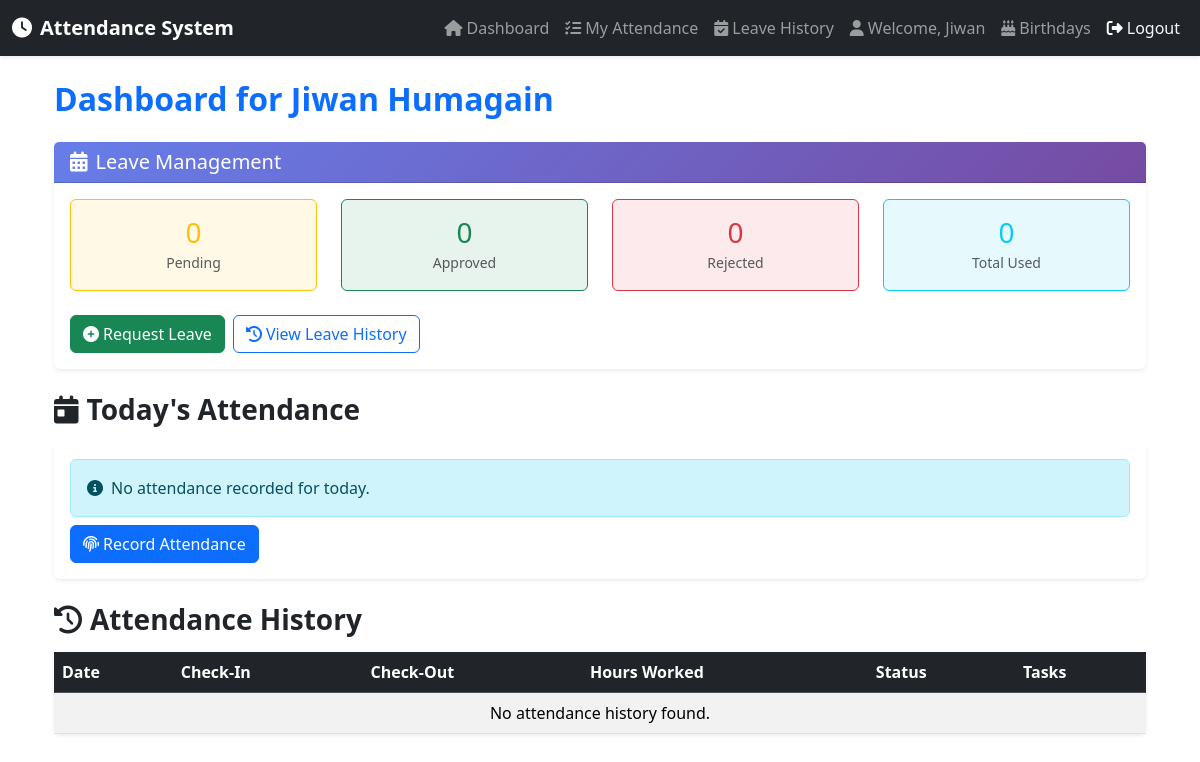
/ (signed in), run on an earlier commit of the app's database.
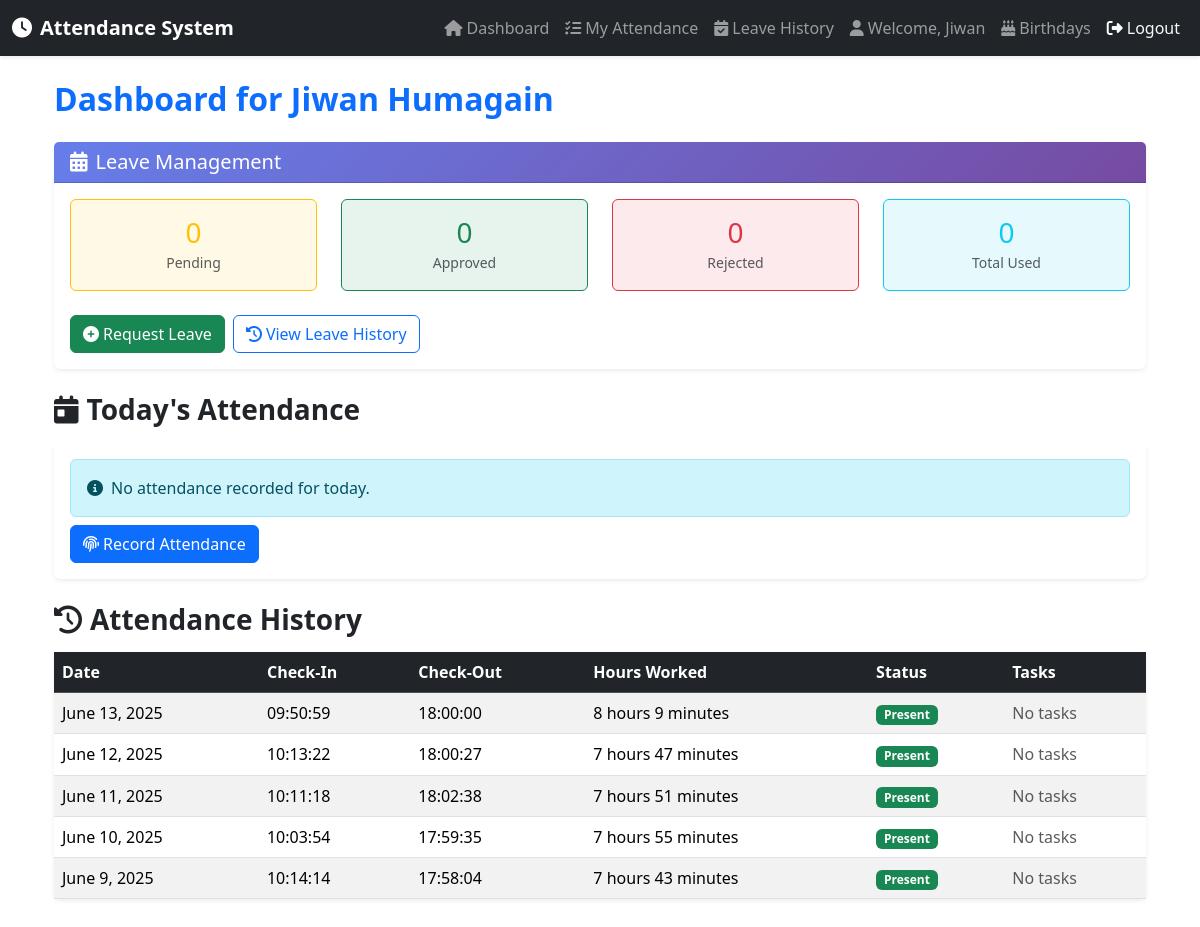
And on a later commit of the database.
### attendance/models.py (models this page shows, shortened)
class Attendance(models.Model):
    employee = models.ForeignKey('Employee', on_delete=models.CASCADE)
    check_in = models.DateTimeField(null=True, blank=True)
    check_out = models.DateTimeField(null=True, blank=True)
    hours_worked = models.FloatField(null=True, blank=True)
    date = models.DateField(default=timezone.now)
    comments = models.TextField(blank=True, null=True)
    todo_tasks = models.TextField(blank=True, null=True, help_text="Tasks to do for the day (check-in)")
    completed_tasks = models.TextField(blank=True, null=True, help_text="Tasks completed (check-out)")
    status = models.CharField(max_length=10, default='Present', choices=[
        ('Present', 'Present'),
        ('Absent', 'Absent')
    ])

### attendance/views.py (the view)
# urls.py: path('', views.dashboard, name='dashboard'),
@login_required
def dashboard(request):
    try:
        employee = request.user.employee
    except Employee.DoesNotExist:
        messages.error(request, "You are not registered as an employee.")
        return redirect('login')
    today = timezone.now().date()
    incomplete_attendances = Attendance.objects.filter(
        employee=employee,
        check_out__isnull=True,
        date__lt=today
    )
    for attendance in incomplete_attendances:
        attendance.check_out = timezone.make_aware(
            datetime.combine(attendance.date, time(17, 0)),
            timezone.get_current_timezone()
        )
        attendance.save()
    attendance = Attendance.objects.filter(employee=employee, date=today).first()
    history = Attendance.objects.filter(employee=employee).order_by('-date')[:30]
    leave_stats = {
        'pending': LeaveRequest.objects.filter(employee=employee, status='Pending').count(),
        'approved': LeaveRequest.objects.filter(employee=employee, status='Approved').count(),
        'rejected': LeaveRequest.objects.filter(employee=employee, status='Rejected').count(),
        'used': LeaveRequest.objects.filter(employee=employee, status='Approved').count(),
    }
    recent_leaves = LeaveRequest.objects.filter(employee=employee).order_by('-created_at')[:5]
    active_notices = Notice.objects.filter(is_active=True).order_by('-published_at')
    todo_attachments = []
    completed_attachments = []
    if attendance:
        todo_attachments = attendance.get_todo_attachments()
        completed_attachments = attendance.get_completed_attachments()
    return render(request, 'attendance/employee/dashboard.html', {
        'employee': employee,
        'today_attendance': attendance,
        'history': history,
        'leave_stats': leave_stats,
        'recent_leaves': recent_leaves,
        'active_notices': active_notices,
        'todo_attachments': todo_attachments,
        'completed_attachments': completed_attachments,
    })

### attendance/templatetags/attendance_tags.py (called while the page is built)
@register.filter
def format_hours(value):
    if value is None:
        return "-"
    hours = int(value)
    minutes = int((value - hours) * 60)
    if hours == 0 and minutes == 0:
        return "-"
    parts = []
    if hours > 0:
        parts.append(f"{hours} hour{'s' if hours != 1 else ''}")
    if minutes > 0:
        parts.append(f"{minutes} minute{'s' if minutes != 1 else ''}")
    return " ".join(parts) or "0 minutes"

### attendance/templates/attendance/employee/dashboard.html (shortened to what the changed rows need)
{% extends 'attendance/base.html' %}
{% load attendance_tags %}
{% block content %}
<div class="container">
    <h2 class="mb-4 fw-bold text-primary">Dashboard for {{ employee.first_name }} {{ employee.last_name }}</h2>
    <div class="card shadow-sm border-0">
        <div class="card-body p-0">
            <div class="table-responsive">
                <table class="table table-striped table-hover mb-0">
                    <thead class="table-dark">
                        <tr>
                            <th>Date</th>
                            <th>Check-In</th>
                            <th>Check-Out</th>
                            <th>Hours Worked</th>
                            <th>Status</th>
                            <th>Tasks</th>
                        </tr>
                    </thead>
                    <tbody>
                        {% for record in history %}
                        <tr>
                            <td>{{ record.date }}</td>
                            <td>{{ record.check_in|time:"H:i:s"|default:"-" }}</td>
                            <td>{{ record.check_out|time:"H:i:s"|default:"-" }}</td>
                            <td>{{ record.hours_worked|format_hours }}</td>
                            <td>
                                {% if record.status == 'Present' %}
                                    <span class="badge bg-success">{{ record.status }}</span>
                                {% else %}
                                    <span class="badge bg-danger">{{ record.status }}</span>
                                {% endif %}
                            </td>
                            <td>
                                {% if record.todo_tasks or record.completed_tasks %}
                                    <a href="{% url 'task_detail' record.id %}" class="btn btn-sm btn-outline-primary">
                                        <i class="fas fa-eye me-1"></i>View Tasks
                                    </a>
                                {% else %}
                                    <span class="text-muted">No tasks</span>
                                {% endif %}
                            </td>
                        </tr>
                        {% empty %}
                        <tr><td colspan="6" class="text-center">No attendance history found.</td></tr>
                        {% endfor %}
                    </tbody>
                </table>
            </div>
        </div>
    </div>
</div>
{% endblock %}

What changed in the data, as far as the page shows it:
added Attendance: date "June 13, 2025", check_in "09:50:59", check_out "18:00:00", hours_worked "8 hours 9 minutes", status "Present", shows "No tasks"
added Attendance: date "June 12, 2025", check_in "10:13:22", check_out "18:00:27", hours_worked "7 hours 47 minutes", status "Present", shows "No tasks"
added Attendance: date "June 11, 2025", check_in "10:11:18", check_out "18:02:38", hours_worked "7 hours 51 minutes", status "Present", shows "No tasks"
added Attendance: date "June 10, 2025", check_in "10:03:54", check_out "17:59:35", hours_worked "7 hours 55 minutes", status "Present", shows "No tasks"
added Attendance: date "June 9, 2025", check_in "10:14:14", check_out "17:58:04", hours_worked "7 hours 43 minutes", status "Present", shows "No tasks"
Also different on the page:
text no longer shown: "No attendance history found."
